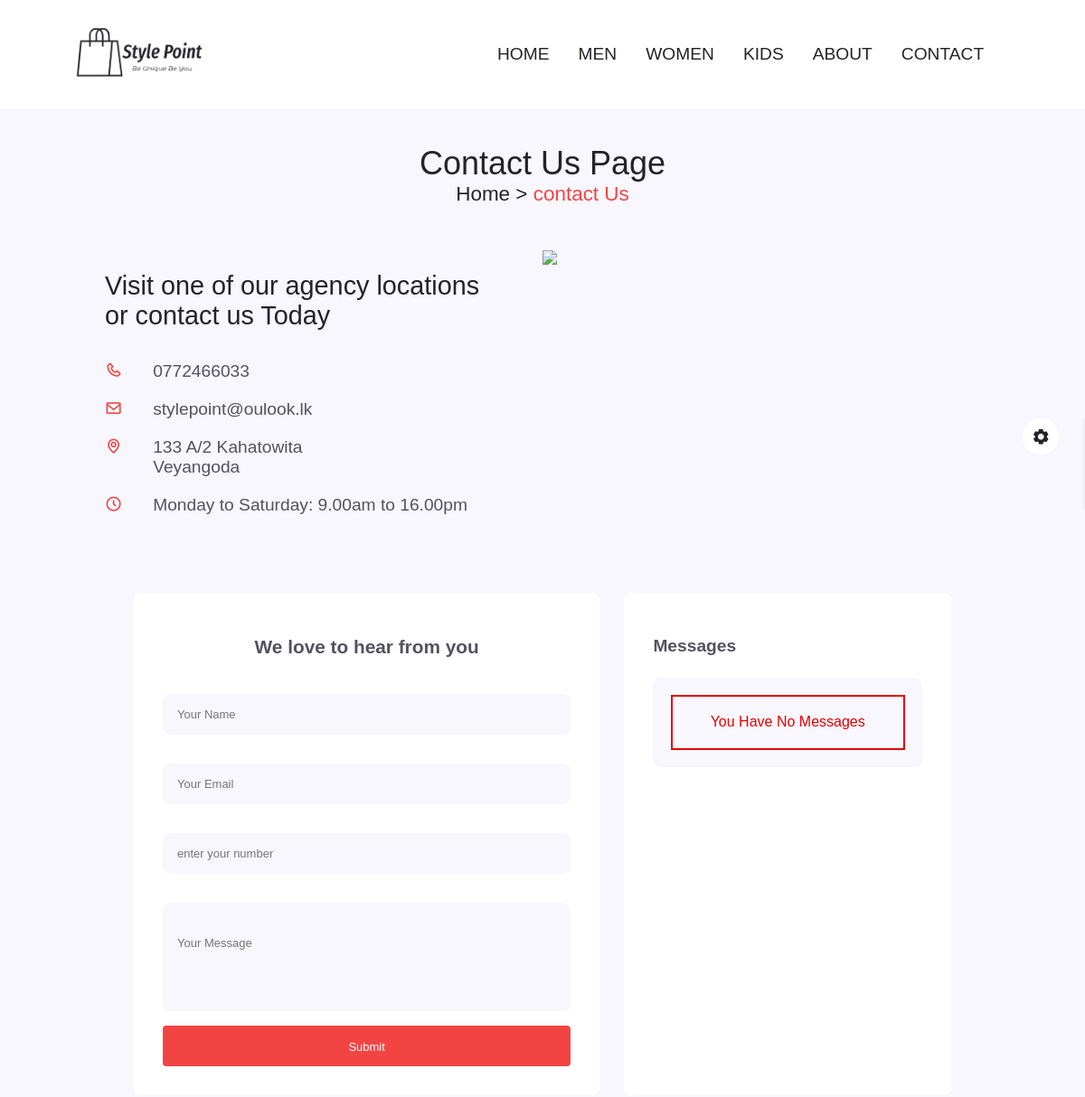
The app's page /contect.php (upper part), older data.
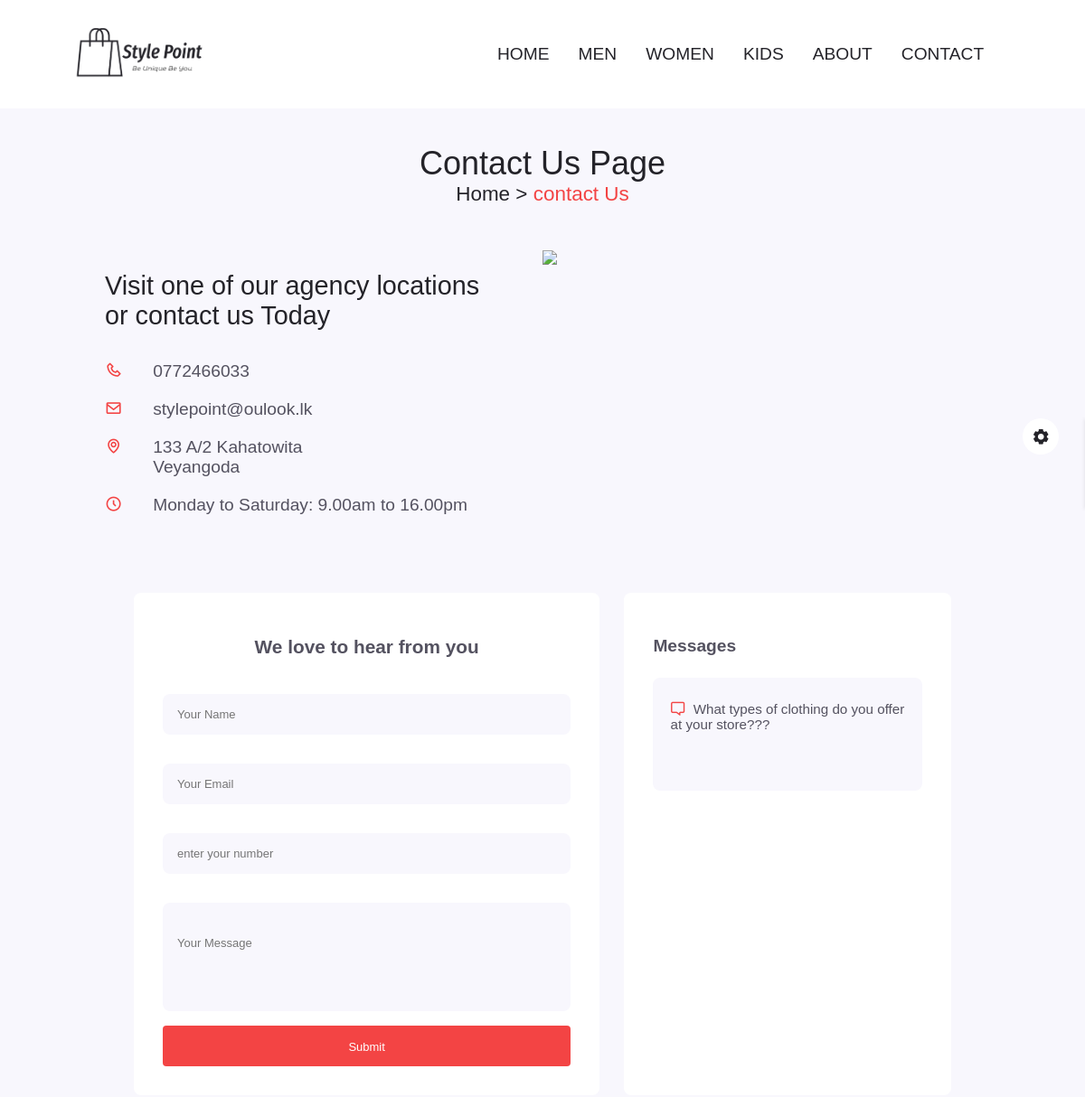
The same page, newer data.
### tables this page shows
CREATE TABLE `messages` (
  `msg_ID` int(100) NOT NULL,
  `name` varchar(100) NOT NULL,
  `email` varchar(100) NOT NULL,
  `number` int(10) NOT NULL,
  `message` varchar(10000) NOT NULL
);

### contect.php (the view, shortened to what this page needs)
<?php
include 'components/connect.php';
?>
<!DOCTYPE html>
<html lang="en">
    <head>
        <link rel="stylesheet" href="css/swiper-bundle.min.css">
        <link rel="stylesheet" href="css/style.css">
        <link rel="stylesheet" class="js-color-style" href="css/colors/color-1.css">
        <link href="https://cdn.jsdelivr.net/npm/remixicon@3.2.0/fonts/remixicon.css" rel="stylesheet">
        <link href='https://unpkg.com/boxicons@2.1.4/css/boxicons.min.css' rel='stylesheet'>
        <link href="/website/css/uicons-bold-rounded.css" rel="stylesheet">
        <link rel="stylesheet" href="">
    </head>
    <body>
        <?php include 'components/user_header.php'; ?>
        <main class="main">
            <section class="contact section container">
                <h2 class="breadcrumb__title">Contact Us Page</h2>
                <h3 class="breadcrumb__subtitle">Home > <span> contact Us</span></h3>
                    <div class="contact__information grid">
                                <div class="information">
                                    <h3> Visit one of our agency locations or contact us Today</h3>
                                    <div>
                                        <li>
                                            <i class="bx bx-phone contact__icon"></i>
                                            <p>0772466033</p>
                                        </li>
                                        <li>
                                            <i class="bx bx-envelope contact__icon"></i>
                                            <p>stylepoint@oulook.lk</p>
                                        </li>
                                        <li>
                                            <i class="bx bx-map contact__icon"></i>
                                            <p>133 A/2 Kahatowita <br>Veyangoda</p>
                                        </li>
                                        <li>
                                            <i class='bx bx-time-five'></i>
                                            <p>Monday to Saturday: 9.00am to 16.00pm</p>
                                        </li>
                                    </div>
                                </div>
                                <div class="contact__img">
                                    <img src="images/about_us/contect-1.png">
                                </div>
                    </div><br><br>
                    <div class="contact__form-container grid">
                        <div class="contact__form">
                            <div class="contact__title">We love to hear from you</div>
                            <form action="" method="post" class="contact__form-form">
                                <input type="text" name="name" placeholder="Your Name" class="form__input" maxlength="50">
                                <input type="email" name="email" placeholder="Your Email" class="form__input" maxlength="50" oninput="this.value = this.value.replace(/\s/g, '')">
                                <input type="number" name="number" min="0" max="9999999999" class="form__input" placeholder="enter your number" required maxlength="10" oninput="enforceLength(this, 10)">
                                <input type="text" name="msg" placeholder="Your Message" class="form__input-message">
                                <input type="submit" value="Submit" name="message" class="success">
                            </form>
                        </div>
                        <div class="contact__reply">
                            <div class="message_title">Messages</div>
                            <div class="replys">
                            <?php
                                $select_messages = $conn->prepare("SELECT * FROM `messages` ORDER BY `msg_ID` DESC LIMIT 5");
                                $select_messages->execute();
                                if($select_messages->rowCount() > 0){
                                    while($fetch_messages = $select_messages->fetch(PDO::FETCH_ASSOC)){
                            ?>
                                <div class="messages">
                                    <div class="msg"><i class="fa-regular fa-message fa-flip-horizontal"></i><?= $fetch_messages['message']; ?></div>
                                </div>
                                <div class="reply">
                                    <div class="ans"><?= $fetch_messages['reply']; ?><i class="ri-reply-line"></i></div>
                                </div>
                            <?php
                                    }
                                }else{
                                    echo '<p class="empty">you have no messages</p>';
                                }
                            ?>
                            </div>
                        </div>
                    </div>
                </section>
        </main>
        <?php include 'components/user_footer.php'; ?>
    </body>
</html>

Row changes from the older to the newer data that the page shows:
added messages: message "What types of clothing do you offer at your store???"
Text that changed along with them:
text no longer shown: "You Have No Messages"
